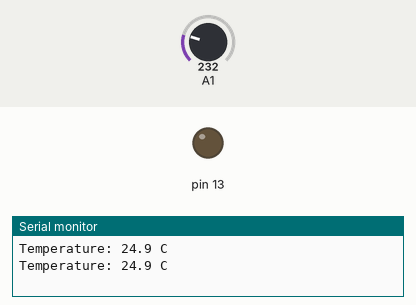
Simulated run of this sketch. Board: Arduino Uno, built with avr-gcc and run on an emulated ATmega328P. Shown: output pins drawn as LEDs (lit = HIGH), the last lines printed to the serial monitor. The inputs (shaded band) are chosen by the test bench; at power-on: A1 = 232.

Above: at 1.8 s.
1.9 s: A1 set to 265
3.4 s: A1 set to 298
At 5.0 s:
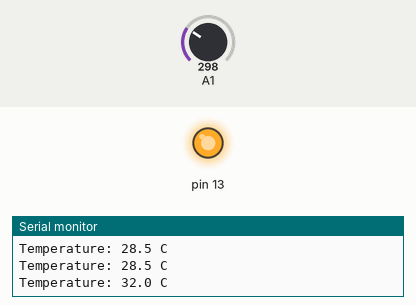
5.5 s: A1 set to 266
At 6.6 s:
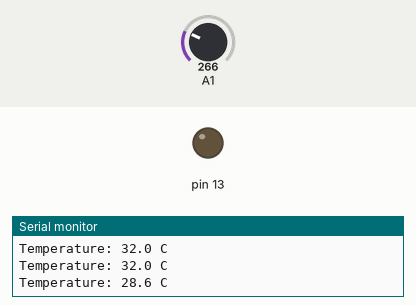
7.5 s: A1 set to 290
At 9.4 s:
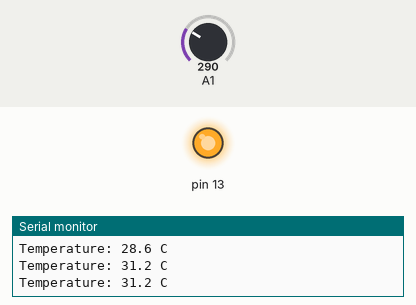
Timing chart, 0 to 10.5 s (numbered marks = the images above; inputs shaded):
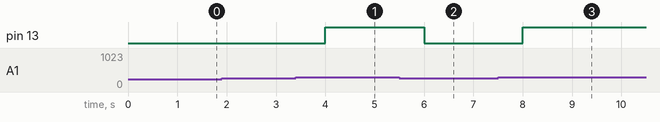

Measured:
- the behaviour switches between 279 and 280 on A1 (found by bisection; images 0 and 1)
- after the input at 3.4 s, pin 13: LOW → HIGH after 0.60 s
- after the input at 5.5 s, pin 13: HIGH → LOW after 0.50 s
- after the input at 7.5 s, pin 13: LOW → HIGH after 0.51 s

The sketch:

thermometer.ino
```cpp
// Thermometer: an LM35 (10 mV/°C) on A1 is read with the 1.1 V reference; LED 13 warns above 30 °C.
void setup() {
  Serial.begin(9600);
  analogReference(INTERNAL);
  pinMode(13, OUTPUT);
}

void loop() {
  int raw = analogRead(A1);
  float celsius = raw * (1100.0 / 1024.0) / 10.0;
  Serial.print("Temperature: ");
  Serial.print(celsius, 1);
  Serial.println(" C");
  digitalWrite(13, celsius > 30.0 ? HIGH : LOW);
  delay(1000);
}
```
